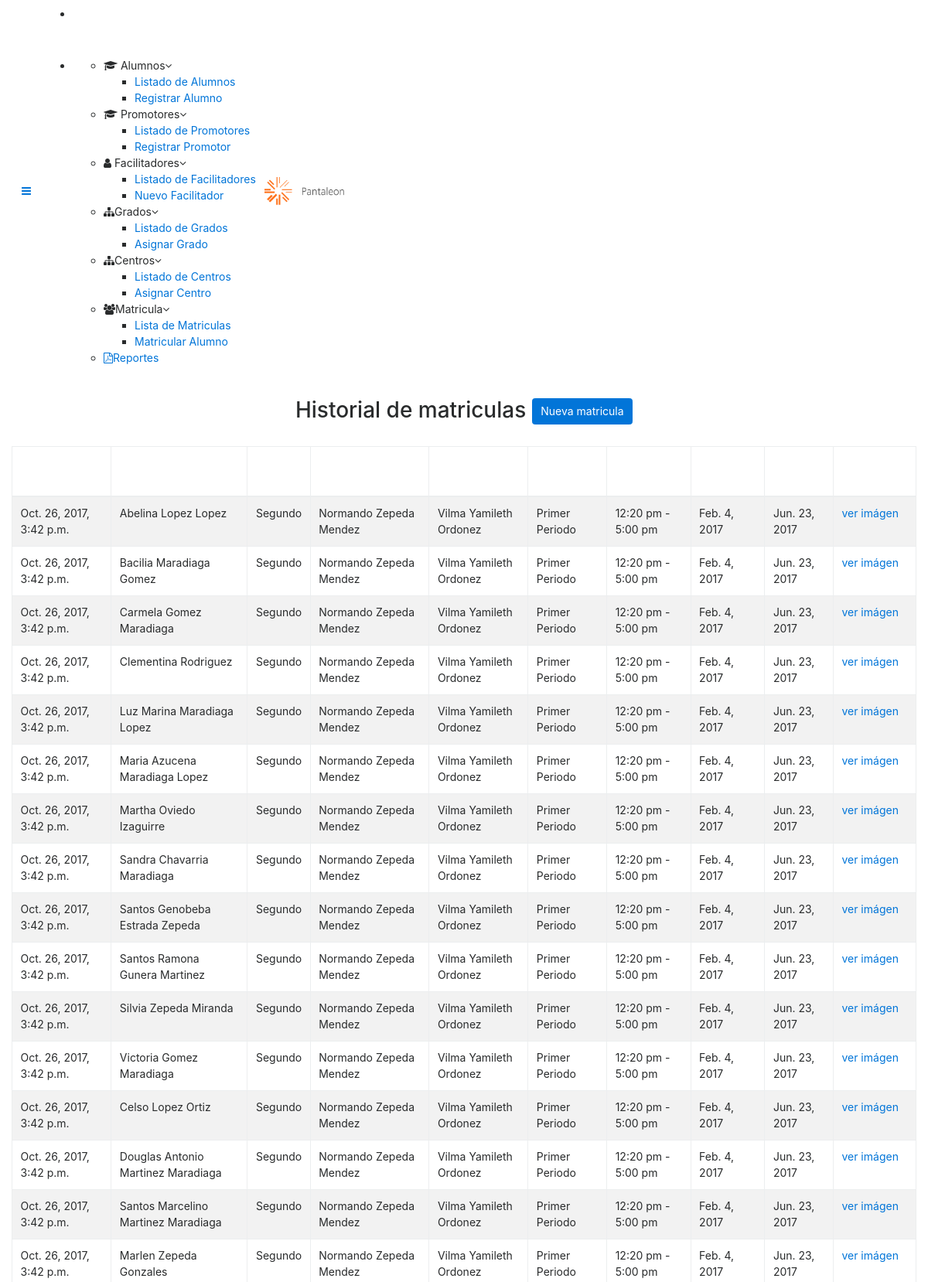
The page /principal/enroll/all/ (signed in, upper part) on the database its author committed.
### adminapp/models.py (models this page shows, shortened)
@python_2_unicode_compatible
class Matricula(models.Model):
	fecha = models.DateTimeField(auto_now_add=True)
	persona = models.ForeignKey(Personas)
	centro = models.ForeignKey(Centro)
	grado = models.ForeignKey(Grado)
	num_periodo = models.ForeignKey(Periodo, related_name='Num_Periodo')
	horario = models.CharField(max_length=80, blank=True, null=True)
	inicio_clases = models.DateField(blank=True, null=True)
	fin_clases = models.DateField(blank=True, null=True)

@python_2_unicode_compatible
class Personas(models.Model):
	numid = models.CharField(max_length=15)
	nombre = models.CharField(max_length=50)
	apellido = models.CharField(max_length=50)
	municipio = models.ForeignKey(Municipio)
	domicilio = models.CharField(max_length=100)
	telefono = models.CharField(max_length=9, blank=True, null=True)
	sexo = models.ForeignKey(Sexo)
	tipo_persona = models.ForeignKey(TipoPersona)
	grupo_etnico = models.ForeignKey(GrupoEtnico)
	trabaja = models.ForeignKey(Descicion, related_name='trabaja')
	ocupacion = models.CharField(max_length=70)
	fecha_nacimiento = models.DateField(blank=True, null=True)
	edad = models.IntegerField(blank=True, null=True)
	def __str__(self):
		return "%s %s" %(self.nombre, self.apellido)

@python_2_unicode_compatible
class Grado(models.Model):
	grado = models.CharField(max_length=50)
	facilitador = models.ForeignKey(Facilitador)

@python_2_unicode_compatible
class Facilitador(models.Model):
	numid = models.CharField(max_length=15)
	nombre = models.CharField(max_length=50)
	apellido = models.CharField(max_length=50)
	municipio = models.ForeignKey(Municipio)
	tipo_residencia = models.ForeignKey(TipoResidencia)
	domicilio = models.CharField(max_length=100)
	telefono = models.CharField(max_length=9, blank=True, null=True)
	sexo = models.ForeignKey(Sexo)
	correo = models.EmailField(blank=True, null=True)
	ocupacion = models.CharField(max_length=70, blank=True, null=True)
	lugar_trabajo = models.CharField(max_length=70, blank=True, null=True)
	formacion_academica = models.CharField(max_length=70, blank=True, null=True)
	fecha_nacimiento = models.DateField(blank=True, null=True)
	edad = models.IntegerField(blank=True, null=True)
	fecha_llenado = models.DateField(blank=True, null=True)
	tiempo_facilitador = models.DateField(blank=True, null=True)
	becado = models.ForeignKey(Descicion, related_name='becado')
	estudia = models.ForeignKey(Descicion, related_name='estudia')
	donde_estudia = models.CharField(max_length=70, blank=True, null=True)
	que_estudia = models.CharField(max_length=70, blank=True, null=True)
	def __str__(self):
		return "%s %s" %(self.nombre, self.apellido)

@python_2_unicode_compatible
class Centro(models.Model):
	centro = models.CharField(max_length=50)
	tipo_centro = models.ForeignKey(TipoCentro)
	patrocinador = models.ForeignKey(Patrocinador, blank=True, null=True)
	zona = models.ForeignKey(Zona, blank=True, null=True)
	patro_incentivo = models.ForeignKey(Descicion, related_name='Recibe_Incentivo')
	patro_recibe = models.CharField(max_length=50, blank=True, null=True)
	cada_cuando = models.CharField(max_length=50, blank=True, null=True)
	promotor = models.ForeignKey(Personas, blank=True, null=True)
	donde_funciona = models.CharField(max_length=50, blank=True, null=True)
	municipio = models.ForeignKey(Municipio)
	direccion = models.CharField(max_length=100, blank=True, null=True)
	def __str__(self):
		return self.centro

@python_2_unicode_compatible
class Periodo(models.Model):
	num_periodo = models.CharField(max_length=100)
	def __str__(self):
		return self.num_periodo

### adminapp/views.py (the view)
@login_required()
def all_enroll(request):
	m = Matricula.objects.all()
	return render(request, 'all_enroll.html', {'m':m})

### account/context_processors.py (called while the page is built)
def user_active(request):
	data = {}
	if request.user.is_authenticated():
		data['uanombrecompleto'] = request.user.get_full_name()
		data['uanombre'] = request.user.get_short_name()
		data['uausuario'] = request.user.get_username()
	else:
		data['uanombre'] = 'Usuario anónimo'
	return data

### adminapp/templates/all_enroll.html (shortened to what this page needs)
{% extends "base_in.html" %}
{% block info %}
   <br>
	<h2 class="text-center">Historial de matriculas <a href="{% url 'new_enroll' %}" class="btn btn-primary">Nueva matricula</a></h2>
	<br>
            <table id="example" class="table table-striped table-bordered table-responsive datatable" cellspacing="0" width="100%">
              <thead class="blue lighten-2 text-white">
                <tr>
                  <th>Fecha de Matricula</th>
                  <th>Alumno</th>
                  <th>Grado</th>
                  <th>Facilitador</th>
                  <th>Centro</th>
                  <th>Número Periodo</th>
                  <th>Horario</th>
                  <th>Inicio de Clases</th>
                  <th>Fin de Clases</th>
                  <th>Hoja de requisito</th>
                </tr>
              </thead>
              <tbody>
                  {% for mat in m %}
                    <tr>
                    	<td>{{ mat.fecha }}</td>
	                    <td>{{ mat.persona }}</td>
                      <td>{{ mat.grado.grado }}</td>
	                    <td>{{ mat.grado.facilitador }}</td>
	                    <td>{{ mat.centro }}</td>
	                    <td>{{ mat.num_periodo }}</td>
	                    <td>{{ mat.horario }}</td>
	                    <td>{{ mat.inicio_clases }}</td>
                      <td>{{ mat.fin_clases }}</td>
	                    <td><a href="/media/{{mat.requisito}}" alt="">ver imágen</a></td>
                    </tr>
                  {% endfor %}
              </tbody>
            </table>
{% endblock %}

### staticfiles/css/style.css (style rules this page uses)
html { font-family: Lato, 'Helvetica Neue', Arial, Helvetica, sans-serif; font-size: 14px; }

### rows shown on the page
Matricula: fecha "Oct. 26, 2017, 3:42 p.m.", persona "Abelina Lopez Lopez", grado.grado "Segundo", grado.facilitador "Normando Zepeda Mendez", centro "Vilma Yamileth Ordonez", num_periodo "Primer Periodo", horario "12:20 pm - 5:00 pm", inicio_clases "Feb. 4, 2017", fin_clases "Jun. 23, 2017"
Matricula: fecha "Oct. 26, 2017, 3:42 p.m.", persona "Bacilia Maradiaga Gomez", grado.grado "Segundo", grado.facilitador "Normando Zepeda Mendez", centro "Vilma Yamileth Ordonez", num_periodo "Primer Periodo", horario "12:20 pm - 5:00 pm", inicio_clases "Feb. 4, 2017", fin_clases "Jun. 23, 2017"
Matricula: fecha "Oct. 26, 2017, 3:42 p.m.", persona "Carmela Gomez Maradiaga", grado.grado "Segundo", grado.facilitador "Normando Zepeda Mendez", centro "Vilma Yamileth Ordonez", num_periodo "Primer Periodo", horario "12:20 pm - 5:00 pm", inicio_clases "Feb. 4, 2017", fin_clases "Jun. 23, 2017"
Matricula: fecha "Oct. 26, 2017, 3:42 p.m.", persona "Clementina Rodriguez", grado.grado "Segundo", grado.facilitador "Normando Zepeda Mendez", centro "Vilma Yamileth Ordonez", num_periodo "Primer Periodo", horario "12:20 pm - 5:00 pm", inicio_clases "Feb. 4, 2017", fin_clases "Jun. 23, 2017"
Matricula: fecha "Oct. 26, 2017, 3:42 p.m.", persona "Luz Marina Maradiaga Lopez", grado.grado "Segundo", grado.facilitador "Normando Zepeda Mendez", centro "Vilma Yamileth Ordonez", num_periodo "Primer Periodo", horario "12:20 pm - 5:00 pm", inicio_clases "Feb. 4, 2017", fin_clases "Jun. 23, 2017"
Matricula: fecha "Oct. 26, 2017, 3:42 p.m.", persona "Maria Azucena Maradiaga Lopez", grado.grado "Segundo", grado.facilitador "Normando Zepeda Mendez", centro "Vilma Yamileth Ordonez", num_periodo "Primer Periodo", horario "12:20 pm - 5:00 pm", inicio_clases "Feb. 4, 2017", fin_clases "Jun. 23, 2017"
Matricula: fecha "Oct. 26, 2017, 3:42 p.m.", persona "Martha Oviedo Izaguirre", grado.grado "Segundo", grado.facilitador "Normando Zepeda Mendez", centro "Vilma Yamileth Ordonez", num_periodo "Primer Periodo", horario "12:20 pm - 5:00 pm", inicio_clases "Feb. 4, 2017", fin_clases "Jun. 23, 2017"
Matricula: fecha "Oct. 26, 2017, 3:42 p.m.", persona "Sandra Chavarria Maradiaga", grado.grado "Segundo", grado.facilitador "Normando Zepeda Mendez", centro "Vilma Yamileth Ordonez", num_periodo "Primer Periodo", horario "12:20 pm - 5:00 pm", inicio_clases "Feb. 4, 2017", fin_clases "Jun. 23, 2017"
Matricula: fecha "Oct. 26, 2017, 3:42 p.m.", persona "Santos Genobeba Estrada Zepeda", grado.grado "Segundo", grado.facilitador "Normando Zepeda Mendez", centro "Vilma Yamileth Ordonez", num_periodo "Primer Periodo", horario "12:20 pm - 5:00 pm", inicio_clases "Feb. 4, 2017", fin_clases "Jun. 23, 2017"
Matricula: fecha "Oct. 26, 2017, 3:42 p.m.", persona "Santos Ramona Gunera Martinez", grado.grado "Segundo", grado.facilitador "Normando Zepeda Mendez", centro "Vilma Yamileth Ordonez", num_periodo "Primer Periodo", horario "12:20 pm - 5:00 pm", inicio_clases "Feb. 4, 2017", fin_clases "Jun. 23, 2017"
Matricula: fecha "Oct. 26, 2017, 3:42 p.m.", persona "Silvia Zepeda Miranda", grado.grado "Segundo", grado.facilitador "Normando Zepeda Mendez", centro "Vilma Yamileth Ordonez", num_periodo "Primer Periodo", horario "12:20 pm - 5:00 pm", inicio_clases "Feb. 4, 2017", fin_clases "Jun. 23, 2017"
Matricula: fecha "Oct. 26, 2017, 3:42 p.m.", persona "Victoria Gomez Maradiaga", grado.grado "Segundo", grado.facilitador "Normando Zepeda Mendez", centro "Vilma Yamileth Ordonez", num_periodo "Primer Periodo", horario "12:20 pm - 5:00 pm", inicio_clases "Feb. 4, 2017", fin_clases "Jun. 23, 2017"
Matricula: fecha "Oct. 26, 2017, 3:42 p.m.", persona "Celso Lopez Ortiz", grado.grado "Segundo", grado.facilitador "Normando Zepeda Mendez", centro "Vilma Yamileth Ordonez", num_periodo "Primer Periodo", horario "12:20 pm - 5:00 pm", inicio_clases "Feb. 4, 2017", fin_clases "Jun. 23, 2017"
Matricula: fecha "Oct. 26, 2017, 3:42 p.m.", persona "Douglas Antonio Martinez Maradiaga", grado.grado "Segundo", grado.facilitador "Normando Zepeda Mendez", centro "Vilma Yamileth Ordonez", num_periodo "Primer Periodo", horario "12:20 pm - 5:00 pm", inicio_clases "Feb. 4, 2017", fin_clases "Jun. 23, 2017"
Matricula: fecha "Oct. 26, 2017, 3:42 p.m.", persona "Santos Marcelino Martinez Maradiaga", grado.grado "Segundo", grado.facilitador "Normando Zepeda Mendez", centro "Vilma Yamileth Ordonez", num_periodo "Primer Periodo", horario "12:20 pm - 5:00 pm", inicio_clases "Feb. 4, 2017", fin_clases "Jun. 23, 2017"
Matricula: fecha "Oct. 26, 2017, 3:42 p.m.", persona "Marlen Zepeda Gonzales", grado.grado "Segundo", grado.facilitador "Normando Zepeda Mendez", centro "Vilma Yamileth Ordonez", num_periodo "Primer Periodo", horario "12:20 pm - 5:00 pm", inicio_clases "Feb. 4, 2017", fin_clases "Jun. 23, 2017"
